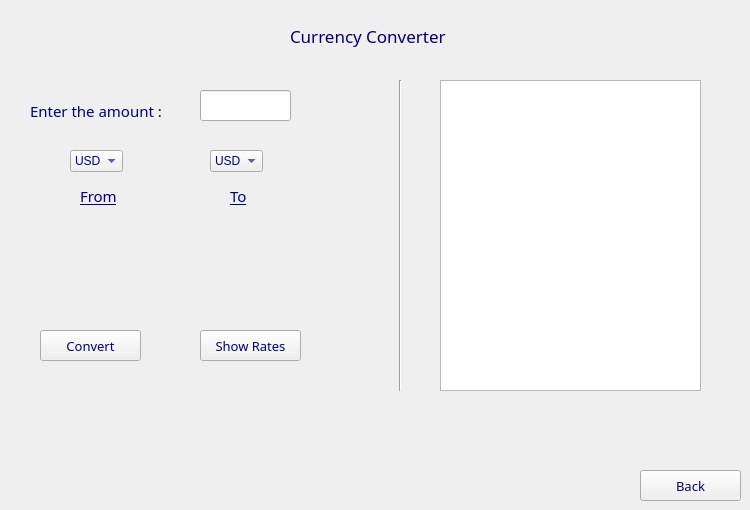
      <widget class="QWidget" name="page_6">
       <widget class="QLabel" name="Title_7">
        <property name="geometry">
         <rect>
          <x>290</x>
          <y>20</y>
          <width>191</width>
          <height>31</height>
         </rect>
        </property>
        <property name="font">
         <font>
          <family>Impact</family>
          <pointsize>13</pointsize>
          <italic>false</italic>
          <bold>false</bold>
         </font>
        </property>
        <property name="styleSheet">
         <string notr="true">QLabel {
	font: 13pt &quot;Impact&quot;;
	color: rgb(0, 0, 127);
}</string>
        </property>
        <property name="text">
         <string>Currency Converter</string>
        </property>
       </widget>
       <widget class="QLabel" name="label_2">
        <property name="geometry">
         <rect>
          <x>30</x>
          <y>90</y>
          <width>141</width>
          <height>41</height>
         </rect>
        </property>
        <property name="font">
         <font>
          <family>Modern No. 20</family>
          <pointsize>11</pointsize>
          <italic>false</italic>
          <bold>false</bold>
         </font>
        </property>
        <property name="styleSheet">
         <string notr="true">QLabel {
	font: 11pt &quot;Modern No. 20&quot;;
	color: rgb(0, 0, 127);
}</string>
        </property>
        <property name="text">
         <string>Enter the amount :</string>
        </property>
       </widget>
       <widget class="QLineEdit" name="amount">
        <property name="geometry">
         <rect>
          <x>200</x>
          <y>90</y>
          <width>91</width>
          <height>31</height>
         </rect>
        </property>
        <property name="font">
         <font>
          <family>MV Boli</family>
          <pointsize>14</pointsize>
         </font>
        </property>
        <property name="text">
         <string/>
        </property>
       </widget>
       <widget class="QComboBox" name="ConvertFrom">
        <property name="geometry">
         <rect>
          <x>70</x>
          <y>150</y>
          <width>53</width>
          <height>22</height>
         </rect>
        </property>
        <property name="styleSheet">
         <string notr="true">
	font: 10pt &quot;Modern No. 20&quot;;
	color: rgb(0, 0, 127);
</string>
        </property>
        <item>
         <property name="text">
          <string>USD</string>
         </property>
        </item>
        <item>
         <property name="text">
          <string>GBP</string>
         </property>
        </item>
        <item>
         <property name="text">
          <string>PKR</string>
         </property>
        </item>
       </widget>
       <widget class="QComboBox" name="ConvertTo">
        <property name="geometry">
         <rect>
          <x>210</x>
          <y>150</y>
          <width>53</width>
          <height>22</height>
         </rect>
        </property>
        <property name="styleSheet">
         <string notr="true">
	font: 10pt &quot;Modern No. 20&quot;;
	color: rgb(0, 0, 127);
</string>
        </property>
        <item>
         <property name="text">
          <string>USD</string>
         </property>
        </item>
        <item>
         <property name="text">
          <string>PKR</string>
         </property>
        </item>
        <item>
         <property name="text">
          <string>GBP</string>
         </property>
        </item>
       </widget>
       <widget class="QLabel" name="label_7">
        <property name="geometry">
         <rect>
          <x>80</x>
          <y>180</y>
          <width>41</width>
          <height>31</height>
         </rect>
        </property>
        <property name="font">
         <font>
          <family>Modern No. 20</family>
          <pointsize>11</pointsize>
          <italic>false</italic>
          <bold>false</bold>
          <underline>true</underline>
         </font>
        </property>
        <property name="toolTip">
         <string>&lt;html&gt;&lt;head/&gt;&lt;body&gt;&lt;p&gt;From&lt;/p&gt;&lt;/body&gt;&lt;/html&gt;</string>
        </property>
        <property name="styleSheet">
         <string notr="true">QLabel {
	font: 11pt &quot;Modern No. 20&quot;;
	color: rgb(0, 0, 127);
}</string>
        </property>
        <property name="text">
         <string>From</string>
        </property>
       </widget>
       <widget class="QLabel" name="label_8">
        <property name="geometry">
         <rect>
          <x>230</x>
          <y>180</y>
          <width>21</width>
          <height>31</height>
         </rect>
        </property>
        <property name="font">
         <font>
          <family>Modern No. 20</family>
          <pointsize>11</pointsize>
          <italic>false</italic>
          <bold>false</bold>
          <underline>true</underline>
         </font>
        </property>
        <property name="toolTip">
         <string>&lt;html&gt;&lt;head/&gt;&lt;body&gt;&lt;p&gt;From&lt;/p&gt;&lt;/body&gt;&lt;/html&gt;</string>
        </property>
        <property name="styleSheet">
         <string notr="true">QLabel {
	font: 11pt &quot;Modern No. 20&quot;;
	color: rgb(0, 0, 127);
}</string>
        </property>
        <property name="text">
         <string>To</string>
        </property>
       </widget>
       <widget class="Line" name="line">
        <property name="geometry">
         <rect>
          <x>390</x>
          <y>80</y>
          <width>20</width>
          <height>311</height>
         </rect>
        </property>
        <property name="orientation">
         <enum>Qt::Orientation::Vertical</enum>
        </property>
       </widget>
       <widget class="QPushButton" name="ConvertButton">
        <property name="geometry">
         <rect>
          <x>40</x>
          <y>330</y>
          <width>101</width>
          <height>31</height>
         </rect>
        </property>
        <property name="font">
         <font>
          <family>Modern No. 20</family>
          <pointsize>10</pointsize>
          <italic>false</italic>
          <bold>false</bold>
         </font>
        </property>
        <property name="styleSheet">
         <string notr="true">
	font: 10pt &quot;Modern No. 20&quot;;
	color: rgb(0, 0, 127);
</string>
        </property>
        <property name="text">
         <string>Convert</string>
        </property>
       </widget>
       <widget class="QPushButton" name="ShowRatesButton">
        <property name="geometry">
         <rect>
          <x>200</x>
          <y>330</y>
          <width>101</width>
          <height>31</height>
         </rect>
        </property>
        <property name="font">
         <font>
          <family>Modern No. 20</family>
          <pointsize>10</pointsize>
          <italic>false</italic>
          <bold>false</bold>
         </font>
        </property>
        <property name="styleSheet">
         <string notr="true">
	font: 10pt &quot;Modern No. 20&quot;;
	color: rgb(0, 0, 127);
</string>
        </property>
        <property name="text">
         <string>Show Rates</string>
        </property>
       </widget>
       <widget class="QLabel" name="resultLabel">
        <property name="geometry">
         <rect>
          <x>60</x>
          <y>220</y>
          <width>221</width>
          <height>71</height>
         </rect>
        </property>
        <property name="font">
         <font>
          <family>MV Boli</family>
          <pointsize>-1</pointsize>
         </font>
        </property>
        <property name="styleSheet">
         <string notr="true">QLabel {
font-size: 12px;
}</string>
        </property>
        <property name="text">
         <string/>
        </property>
       </widget>
       <widget class="QPushButton" name="Back">
        <property name="geometry">
         <rect>
          <x>640</x>
          <y>470</y>
          <width>101</width>
          <height>31</height>
         </rect>
        </property>
        <property name="font">
         <font>
          <family>Modern No. 20</family>
          <pointsize>10</pointsize>
          <italic>false</italic>
          <bold>false</bold>
         </font>
        </property>
        <property name="styleSheet">
         <string notr="true">
	font: 10pt &quot;Modern No. 20&quot;;
	color: rgb(0, 0, 127);

</string>
        </property>
        <property name="text">
         <string>Back</string>
        </property>
       </widget>
       <widget class="QListWidget" name="DisplayRates">
        <property name="geometry">
         <rect>
          <x>440</x>
          <y>80</y>
          <width>261</width>
          <height>311</height>
         </rect>
        </property>
       </widget>
      </widget>
